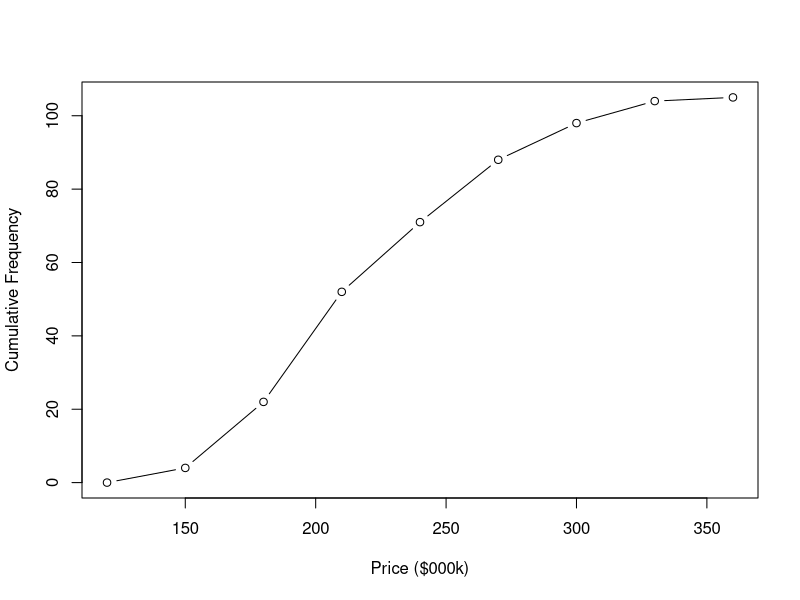
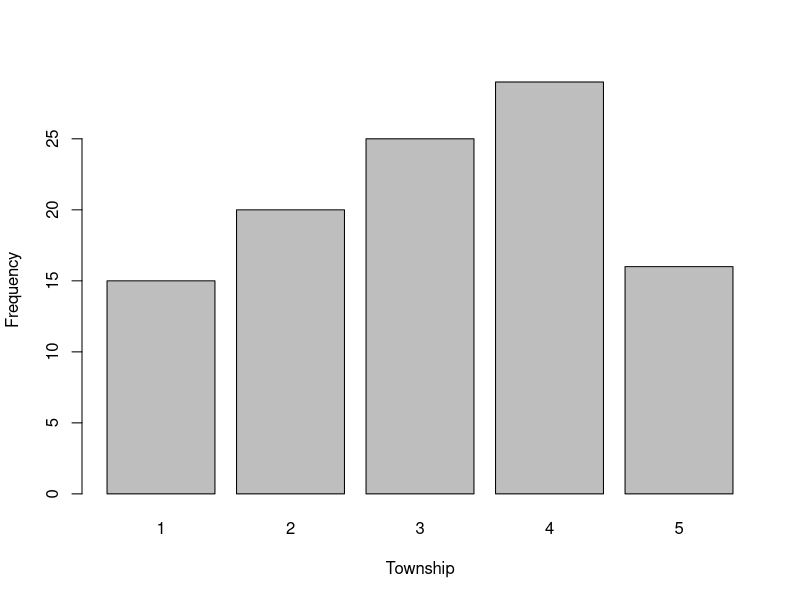

The R source for these figures, in order:
#load the required packages
library(tidyverse)
library(readxl)
library(dplyr)

#read in the real estate data
real_estate <- read_excel("data/GoodYearRealEstate.xls")

#view the dataset
View(real_estate)

#examine the datatypes
str(real_estate)

#change selected datatypes
real_estate$Bedrooms <- as.integer(real_estate$Bedrooms) 
real_estate$Twnship <- as.integer(real_estate$Twnship) 

#summarize the dataset
summary(real_estate)

#### Descriptive Statistics ####

#investigate the price column
summary(real_estate$Price)

#to create a frequency distribution decide on number of classes
#rule of thumb smallest n such that 2^n > number of observations: 7
#equal class intervals (max - min) / 7 ~ 31
(max(real_estate$Price) - min(real_estate$Price)) / 7 

#start from 120 and use intervals of $30k, 8 intervals
first_value <- 120
last_value <- 360
step <- 30
x_breaks <- seq(first_value, last_value, step)
x_mid <- seq(first_value + (step / 2 ), last_value - (step / 2), step)
x <- cut(real_estate$Price, breaks = x_breaks)
y <- table(x)
frequency_distribution <- data.frame(y)
View(frequency_distribution)

#houses generally selling between $150k and $270k

#look at the cumulative frequency distribution
cf <- cumsum(frequency_distribution$Freq) 
frequency_distribution$CumFreq <- cf

# plotting the data, lines and points
plot(x_breaks, 
     c(0,frequency_distribution$CumFreq),
     xlab="Price ($000k)",
     ylab="Cumulative Frequency",
     type = "b")


#approximately 40% of houses sold for less than $200k 
#approximately 30% of houses sold for more than $250k

#how many houses have been sold in each township?
town <- as.data.frame(table(real_estate$Twnship)) %>%
  rename("Township" = Var1 )

#plot as a bar chart
barplot(town$Freq,
        names = town$Township,
        xlab = "Township",
        ylab = "Frequency")

#township 4 is most popular

#### end ####

